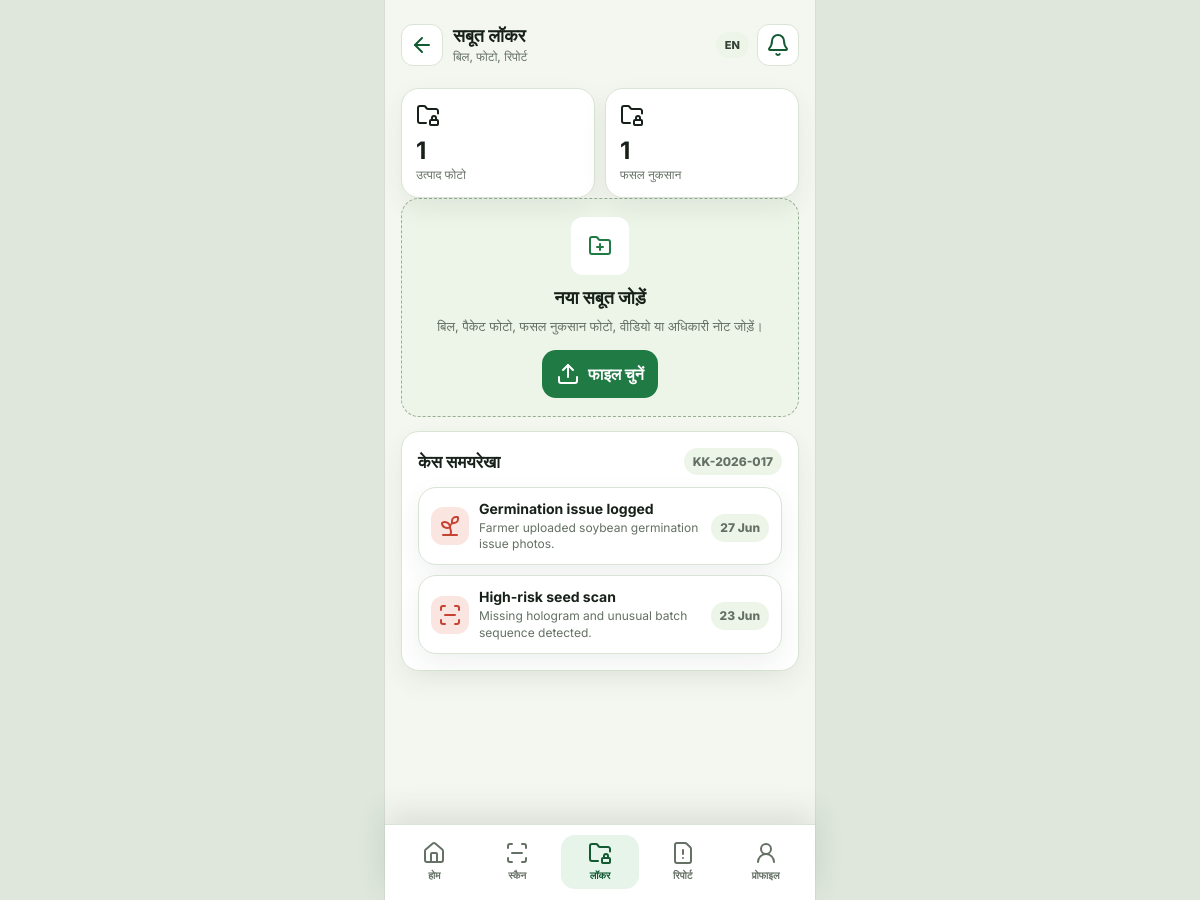
Screenshot of /farmer/locker.php (signed in) with the database file from the repository.
### tables this page shows
CREATE TABLE cases (
  id INT AUTO_INCREMENT PRIMARY KEY,
  user_id INT NOT NULL,
  case_no VARCHAR(40) NOT NULL UNIQUE,
  product_name VARCHAR(160) NOT NULL,
  product_type ENUM('Seeds','Fertilizer','Pesticide') NOT NULL,
  batch_no VARCHAR(80) NOT NULL,
  seller_name VARCHAR(160) NOT NULL,
  risk_level ENUM('Low','Medium','High') NOT NULL DEFAULT 'Medium',
  status ENUM('Draft','Evidence Pending','Ready','Submitted','Closed') NOT NULL DEFAULT 'Ready',
  created_at TIMESTAMP DEFAULT CURRENT_TIMESTAMP,
  FOREIGN KEY (user_id) REFERENCES users(id) ON DELETE CASCADE
);

CREATE TABLE case_events (
  id INT AUTO_INCREMENT PRIMARY KEY,
  case_id INT NOT NULL,
  icon VARCHAR(50) NOT NULL,
  title VARCHAR(160) NOT NULL,
  description TEXT NOT NULL,
  event_status ENUM('ok','warn','bad') NOT NULL DEFAULT 'ok',
  event_date DATETIME NOT NULL,
  FOREIGN KEY (case_id) REFERENCES cases(id) ON DELETE CASCADE
);

### app/db.php (called while the page is built, shortened)
<?php
function db(): PDO
{
    static $pdo = null;
    if ($pdo instanceof PDO) {
        return $pdo;
    }
    $dsn = 'mysql:host=' . DB_HOST . ';dbname=' . DB_NAME . ';charset=utf8mb4';
    $pdo = new PDO($dsn, DB_USER, DB_PASS, [
        PDO::ATTR_ERRMODE => PDO::ERRMODE_EXCEPTION,
        PDO::ATTR_DEFAULT_FETCH_MODE => PDO::FETCH_ASSOC,
    ]);
    return $pdo;
}
function fetch_one(string $sql, array $params = []): ?array
{
    $stmt = db()->prepare($sql);
    $stmt->execute($params);
    $row = $stmt->fetch();
    return $row ?: null;
}
function fetch_all(string $sql, array $params = []): array
{
    $stmt = db()->prepare($sql);
    $stmt->execute($params);
    return $stmt->fetchAll();
}

### app/helpers.php (called while the page is built, shortened)
<?php
require_once __DIR__ . '/db.php';
function e(?string $value): string
{
    return htmlspecialchars((string) $value, ENT_QUOTES, 'UTF-8');
}
function current_lang(): string
{
    return $_SESSION['lang'] ?? 'hi';
}
function text_hi(string $hi, string $en): string
{
    return current_lang() === 'hi' ? $hi : $en;
}
function label_text(string $value): string
{
    $map = [
        'Home' => 'होम',
        'Scan' => 'स्कैन',
        'Locker' => 'लॉकर',
        'Report' => 'रिपोर्ट',
        'Profile' => 'प्रोफाइल',
        'Dashboard' => 'डैशबोर्ड',
        'Product Scan' => 'उत्पाद स्कैन',
        'Scan History' => 'स्कैन इतिहास',
        'Scan Detail' => 'स्कैन विवरण',
        'Evidence Locker' => 'सबूत लॉकर',
        'Evidence Attached' => 'जुड़े सबूत',
        'Upload Evidence' => 'सबूत अपलोड करें',
        'Case Detail' => 'केस विवरण',
        'Case Timeline' => 'केस समयरेखा',
        'Complaint Report' => 'शिकायत रिपोर्ट',
        'Report Preview' => 'रिपोर्ट पूर्वावलोकन',
        'Notifications' => 'सूचनाएं',
        'Notification Detail' => 'सूचना विवरण',
        'Settings' => 'सेटिंग्स',
        'Advisory' => 'सलाह',
        'Product Database' => 'उत्पाद डेटाबेस',
        'Crop Profile' => 'फसल प्रोफाइल',
        'Edit Profile' => 'प्रोफाइल संपादित करें',
        'Farmer Panel' => 'किसान पैनल',
        'High' => 'उच्च',
        'Medium' => 'मध्यम',
        'Low' => 'कम',
        'Ready' => 'तैयार',
        'Draft' => 'ड्राफ्ट',
        'Submitted' => 'जमा',
        'Clear' => 'स्पष्ट',
        'Retake' => 'फिर लें',
        'New' => 'नया',
        'Read' => 'पढ़ा गया',
        'Product Photo' => 'उत्पाद फोटो',
        'QR Photo' => 'QR फोटो',
        'Purchase Bill' => 'खरीद बिल',
        'Crop Damage' => 'फसल नुकसान',
        'Dealer Note' => 'डीलर नोट',
        'Officer Note' => 'अधिकारी नोट',
        'Seeds' => 'बीज',
        'Fertilizer' => 'खाद',
        'Pesticide' => 'कीटनाशक',
    ];
    return current_lang() === 'hi' ? ($map[$value] ?? $value) : $value;
}
function url(string $path = ''): string
{
    return APP_BASE . '/' . ltrim($path, '/');
}
function current_user(): ?array
{
    return fetch_one('SELECT * FROM users WHERE id = ?', [(int) $_SESSION['user_id']]);
}
function require_login(): array
{
    $user = current_user();
    return $user;
}

### farmer/locker.php (the view, shortened to what this page needs)
<?php
require_once __DIR__ . '/../app/helpers.php';
$user = require_login();
$case = fetch_one('SELECT * FROM cases WHERE user_id = ? ORDER BY id DESC LIMIT 1', [$user['id']]);
$counts = fetch_all('SELECT evidence_type, COUNT(*) c FROM evidence_files WHERE user_id = ? GROUP BY evidence_type', [$user['id']]);
$events = fetch_all('SELECT * FROM case_events WHERE case_id = ? ORDER BY event_date DESC LIMIT 3', [$case['id'] ?? 0]);
require __DIR__ . '/../app/partials/farmer-head.php';
?>
<section class="metric-grid">
  <?php foreach (array_slice($counts, 0, 4) as $row): ?>
    <div class="metric"><i data-lucide="folder-lock"></i><div><strong><?= (int) $row['c'] ?></strong><span><?= e(label_text($row['evidence_type'])) ?></span></div></div>
  <?php endforeach; ?>
</section>
<section class="upload">
  <div><div class="status-icon"><i data-lucide="folder-plus"></i></div><h2><?= e(text_hi('नया सबूत जोड़ें', 'Add new evidence')) ?></h2><p><?= e(text_hi('बिल, पैकेट फोटो, फसल नुकसान फोटो, वीडियो या अधिकारी नोट जोड़ें।', 'Attach bill, packet photo, crop loss photo, video, or officer note.')) ?></p><a class="btn btn-primary" href="<?= url('farmer/upload-evidence.php') ?>"><i data-lucide="upload"></i><?= e(text_hi('फाइल चुनें', 'Choose Files')) ?></a></div>
</section>
<section class="card">
  <div class="card-head"><h2><?= e(label_text('Case Timeline')) ?></h2><span class="badge"><?= e($case['case_no'] ?? text_hi('कोई केस नहीं', 'No case')) ?></span></div>
  <div class="list">
    <?php foreach ($events as $event): ?>
      <a class="list-row" href="<?= url('farmer/case-timeline.php') ?>"><div class="status-icon <?= e($event['event_status']) ?>"><i data-lucide="<?= e($event['icon']) ?>"></i></div><div><strong><?= e($event['title']) ?></strong><span><?= e($event['description']) ?></span></div><span class="badge"><?= date('d M', strtotime($event['event_date'])) ?></span></a>
    <?php endforeach; ?>
  </div>
</section>
<?php require __DIR__ . '/../app/partials/farmer-foot.php'; ?>

### assets/css/mobile.css (style rules this page uses)
:root { --bg: #f4f7f0; --surface: #ffffff; --surface-2: #edf4e8; --ink: #172119; --muted: #647064; --line: #d9e4d4; --green: #1f7a43; --green-2: #135a33; --yellow: #f5b544; --red: #c64232; --blue: #2f70b7; --shadow: 0 14px 34px rgba(31, 57, 38, 0.12); }
* { box-sizing: border-box; }
body { margin: 0; min-height: 100vh; font-family: Inter, system-ui, -apple-system, BlinkMacSystemFont, "Segoe UI", sans-serif; background: #dfe7dc; color: var(--ink); }
a { color: inherit; text-decoration: none; }
.brand-mark, .icon-btn, .avatar, .status-icon { display: grid; place-items: center; flex: 0 0 auto; }
.btn { min-height: 48px; border: 0; border-radius: 14px; padding: 12px 14px; display: inline-flex; align-items: center; justify-content: center; gap: 8px; font-weight: 800; text-align: center; }
.btn-primary { background: var(--green); color: #fff; }
.card, .metric, .list-row, .field-card { border: 1px solid var(--line); border-radius: 18px; background: var(--surface); box-shadow: 0 10px 26px rgba(31, 57, 38, 0.07); }
.card { padding: 16px; margin-top: 14px; }
.card-head { display: flex; align-items: center; justify-content: space-between; gap: 10px; margin-bottom: 12px; }
.card-head h2, .section-title { margin: 0; font-size: 17px; letter-spacing: 0; }
.card-head span, .muted { color: var(--muted); font-size: 12px; }
.metric-grid { display: grid; grid-template-columns: repeat(2, minmax(0, 1fr)); gap: 10px; margin-top: 14px; }
.metric { min-height: 102px; padding: 14px; display: grid; align-content: space-between; gap: 12px; }
.metric strong { display: block; font-size: 24px; line-height: 1; }
.metric span { color: var(--muted); font-size: 12px; line-height: 1.35; }
.list { display: grid; gap: 10px; }
.list-row { min-height: 70px; padding: 12px; display: grid; grid-template-columns: auto minmax(0, 1fr) auto; align-items: center; gap: 10px; }
.status-icon { width: 38px; height: 38px; border-radius: 12px; }
.status-icon.bad { background: #fbe5e1; color: var(--red); }
.list-row strong { display: block; font-size: 14px; }
.list-row span { display: block; margin-top: 3px; color: var(--muted); font-size: 12px; line-height: 1.35; }
.badge { border-radius: 999px; padding: 6px 9px; background: var(--surface-2); color: #344136; font-size: 11px; font-weight: 800; white-space: nowrap; }
.upload { min-height: 210px; border: 1px dashed #98ad96; border-radius: 18px; padding: 18px; display: grid; place-items: center; text-align: center; background: var(--surface-2); }
.upload .status-icon { width: 58px; height: 58px; margin: 0 auto 12px; background: #fff; color: var(--green); }
.upload h2 { margin: 0 0 8px; font-size: 18px; }
.upload p { margin: 0 0 14px; color: var(--muted); line-height: 1.45; font-size: 13px; }

### rows the page displays
cases: case_no "KK-2026-017"
case_events: title "Germination issue logged", description "Farmer uploaded soybean germination issue photos.", event_date "27 Jun"
case_events: title "High-risk seed scan", description "Missing hologram and unusual batch sequence detected.", event_date "23 Jun"

### other values shown
label_text($pageTitle ?? 'Farmer Panel') "सबूत लॉकर"
$pageSubtitle "बिल, फोटो, रिपोर्ट"
$row['c'] "1"
label_text($row['evidence_type']) "उत्पाद फोटो"
label_text($row['evidence_type']) "फसल नुकसान"
text_hi('नया सबूत जोड़ें', 'Add new evidence') "नया सबूत जोड़ें"
text_hi('फाइल चुनें', 'Choose Files') "फाइल चुनें"
label_text('Case Timeline') "केस समयरेखा"
label_text('Home') "होम"
label_text('Scan') "स्कैन"
label_text('Locker') "लॉकर"
label_text('Report') "रिपोर्ट"
label_text('Profile') "प्रोफाइल"
